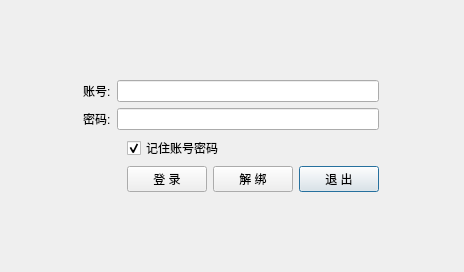
<?xml version="1.0" encoding="UTF-8"?>
<ui version="4.0">
 <class>WndLogin</class>
 <widget class="QDialog" name="WndLogin">
  <property name="geometry">
   <rect>
    <x>0</x>
    <y>0</y>
    <width>464</width>
    <height>272</height>
   </rect>
  </property>
  <property name="windowTitle">
   <string>Login</string>
  </property>
  <property name="sizeGripEnabled">
   <bool>false</bool>
  </property>
  <property name="modal">
   <bool>false</bool>
  </property>
  <widget class="QStackedWidget" name="stack_widget">
   <property name="geometry">
    <rect>
     <x>0</x>
     <y>0</y>
     <width>461</width>
     <height>271</height>
    </rect>
   </property>
   <property name="toolTip">
    <string/>
   </property>
   <property name="currentIndex">
    <number>0</number>
   </property>
   <widget class="QWidget" name="page_login">
    <layout class="QGridLayout" name="gridLayout_13">
     <property name="leftMargin">
      <number>0</number>
     </property>
     <property name="topMargin">
      <number>0</number>
     </property>
     <property name="rightMargin">
      <number>0</number>
     </property>
     <property name="bottomMargin">
      <number>0</number>
     </property>
     <item row="0" column="0">
      <widget class="QWidget" name="widget" native="true">
       <layout class="QGridLayout" name="gridLayout_6">
        <item row="0" column="1">
         <spacer name="verticalSpacer">
          <property name="orientation">
           <enum>Qt::Vertical</enum>
          </property>
          <property name="sizeHint" stdset="0">
           <size>
            <width>20</width>
            <height>81</height>
           </size>
          </property>
         </spacer>
        </item>
        <item row="1" column="0">
         <spacer name="horizontalSpacer_9">
          <property name="orientation">
           <enum>Qt::Horizontal</enum>
          </property>
          <property name="sizeHint" stdset="0">
           <size>
            <width>75</width>
            <height>20</height>
           </size>
          </property>
         </spacer>
        </item>
        <item row="1" column="1">
         <layout class="QGridLayout" name="gridLayout">
          <item row="3" column="3">
           <widget class="QPushButton" name="btn_exit">
            <property name="cursor">
             <cursorShape>PointingHandCursor</cursorShape>
            </property>
            <property name="text">
             <string>退 出</string>
            </property>
           </widget>
          </item>
          <item row="0" column="0" colspan="4">
           <layout class="QGridLayout" name="gridLayout_2">
            <item row="0" column="1">
             <widget class="QLineEdit" name="edt_login_account">
              <property name="text">
               <string/>
              </property>
             </widget>
            </item>
            <item row="1" column="0">
             <widget class="QLabel" name="label_2">
              <property name="text">
               <string>密码:</string>
              </property>
              <property name="buddy">
               <cstring>edt_login_pwd</cstring>
              </property>
             </widget>
            </item>
            <item row="1" column="1">
             <widget class="QLineEdit" name="edt_login_pwd">
              <property name="text">
               <string/>
              </property>
              <property name="echoMode">
               <enum>QLineEdit::PasswordEchoOnEdit</enum>
              </property>
             </widget>
            </item>
            <item row="0" column="0">
             <widget class="QLabel" name="label">
              <property name="text">
               <string>账号:</string>
              </property>
              <property name="buddy">
               <cstring>edt_login_account</cstring>
              </property>
             </widget>
            </item>
           </layout>
          </item>
          <item row="3" column="1">
           <widget class="QPushButton" name="btn_login">
            <property name="cursor">
             <cursorShape>PointingHandCursor</cursorShape>
            </property>
            <property name="text">
             <string>登 录</string>
            </property>
           </widget>
          </item>
          <item row="3" column="0">
           <spacer name="horizontalSpacer_3">
            <property name="orientation">
             <enum>Qt::Horizontal</enum>
            </property>
            <property name="sizeHint" stdset="0">
             <size>
              <width>40</width>
              <height>20</height>
             </size>
            </property>
           </spacer>
          </item>
          <item row="3" column="2">
           <widget class="QPushButton" name="btn_unbind">
            <property name="cursor">
             <cursorShape>PointingHandCursor</cursorShape>
            </property>
            <property name="text">
             <string>解 绑</string>
            </property>
           </widget>
          </item>
          <item row="2" column="1" colspan="3">
           <widget class="QCheckBox" name="chk_login_remember">
            <property name="text">
             <string>记住账号密码</string>
            </property>
            <property name="checked">
             <bool>true</bool>
            </property>
           </widget>
          </item>
         </layout>
        </item>
        <item row="1" column="2">
         <spacer name="horizontalSpacer_10">
          <property name="orientation">
           <enum>Qt::Horizontal</enum>
          </property>
          <property name="sizeHint" stdset="0">
           <size>
            <width>74</width>
            <height>20</height>
           </size>
          </property>
         </spacer>
        </item>
        <item row="2" column="1">
         <spacer name="verticalSpacer_2">
          <property name="orientation">
           <enum>Qt::Vertical</enum>
          </property>
          <property name="sizeHint" stdset="0">
           <size>
            <width>20</width>
            <height>80</height>
           </size>
          </property>
         </spacer>
        </item>
       </layout>
      </widget>
     </item>
    </layout>
   </widget>
   <widget class="QWidget" name="page_reg">
    <layout class="QGridLayout" name="gridLayout_10">
     <property name="leftMargin">
      <number>0</number>
     </property>
     <property name="topMargin">
      <number>0</number>
     </property>
     <property name="rightMargin">
      <number>0</number>
     </property>
     <property name="bottomMargin">
      <number>0</number>
     </property>
     <item row="0" column="0">
      <widget class="QWidget" name="widget_2" native="true">
       <layout class="QGridLayout" name="gridLayout_7">
        <item row="1" column="0">
         <spacer name="horizontalSpacer_11">
          <property name="orientation">
           <enum>Qt::Horizontal</enum>
          </property>
          <property name="sizeHint" stdset="0">
           <size>
            <width>63</width>
            <height>20</height>
           </size>
          </property>
         </spacer>
        </item>
        <item row="1" column="1" colspan="3">
         <layout class="QGridLayout" name="gridLayout_3">
          <item row="2" column="0">
           <widget class="QLabel" name="label_3">
            <property name="text">
             <string>QQ:</string>
            </property>
           </widget>
          </item>
          <item row="1" column="0">
           <widget class="QLabel" name="label_6">
            <property name="text">
             <string>密码:</string>
            </property>
           </widget>
          </item>
          <item row="0" column="0">
           <widget class="QLabel" name="label_5">
            <property name="text">
             <string>账号:</string>
            </property>
           </widget>
          </item>
          <item row="0" column="1">
           <widget class="QLineEdit" name="edt_reg_account">
            <property name="toolTip">
             <string>字母数字组合, 6-12位</string>
            </property>
            <property name="text">
             <string/>
            </property>
           </widget>
          </item>
          <item row="2" column="1">
           <widget class="QLineEdit" name="edt_reg_qq">
            <property name="toolTip">
             <string>字母数字组合, 5-10位</string>
            </property>
            <property name="text">
             <string/>
            </property>
           </widget>
          </item>
          <item row="1" column="1">
           <widget class="QLineEdit" name="edt_reg_pwd">
            <property name="toolTip">
             <string>字母数字组合, 6-12位</string>
            </property>
            <property name="text">
             <string/>
            </property>
           </widget>
          </item>
         </layout>
        </item>
        <item row="1" column="4">
         <spacer name="horizontalSpacer_12">
          <property name="orientation">
           <enum>Qt::Horizontal</enum>
          </property>
          <property name="sizeHint" stdset="0">
           <size>
            <width>62</width>
            <height>20</height>
           </size>
          </property>
         </spacer>
        </item>
        <item row="2" column="1">
         <spacer name="horizontalSpacer_5">
          <property name="orientation">
           <enum>Qt::Horizontal</enum>
          </property>
          <property name="sizeHint" stdset="0">
           <size>
            <width>53</width>
            <height>20</height>
           </size>
          </property>
         </spacer>
        </item>
        <item row="2" column="2">
         <widget class="QPushButton" name="btn_reg">
          <property name="cursor">
           <cursorShape>PointingHandCursor</cursorShape>
          </property>
          <property name="text">
           <string>注 册</string>
          </property>
         </widget>
        </item>
        <item row="2" column="3">
         <spacer name="horizontalSpacer_6">
          <property name="orientation">
           <enum>Qt::Horizontal</enum>
          </property>
          <property name="sizeHint" stdset="0">
           <size>
            <width>53</width>
            <height>20</height>
           </size>
          </property>
         </spacer>
        </item>
        <item row="0" column="2">
         <spacer name="verticalSpacer_3">
          <property name="orientation">
           <enum>Qt::Vertical</enum>
          </property>
          <property name="sizeHint" stdset="0">
           <size>
            <width>20</width>
            <height>55</height>
           </size>
          </property>
         </spacer>
        </item>
        <item row="3" column="2">
         <spacer name="verticalSpacer_4">
          <property name="orientation">
           <enum>Qt::Vertical</enum>
          </property>
          <property name="sizeHint" stdset="0">
           <size>
            <width>20</width>
            <height>54</height>
           </size>
          </property>
         </spacer>
        </item>
       </layout>
      </widget>
     </item>
    </layout>
   </widget>
   <widget class="QWidget" name="page_pay">
    <layout class="QGridLayout" name="gridLayout_11">
     <property name="leftMargin">
      <number>0</number>
     </property>
     <property name="topMargin">
      <number>0</number>
     </property>
     <property name="rightMargin">
      <number>0</number>
     </property>
     <property name="bottomMargin">
      <number>0</number>
     </property>
     <item row="0" column="0">
      <widget class="QWidget" name="widget_3" native="true">
       <layout class="QGridLayout" name="gridLayout_8">
        <item row="0" column="2">
         <spacer name="verticalSpacer_5">
          <property name="orientation">
           <enum>Qt::Vertical</enum>
          </property>
          <property name="sizeHint" stdset="0">
           <size>
            <width>20</width>
            <height>62</height>
           </size>
          </property>
         </spacer>
        </item>
        <item row="1" column="1" colspan="3">
         <layout class="QVBoxLayout" name="verticalLayout_2">
          <item>
           <widget class="QLabel" name="label_13">
            <property name="text">
             <string>账号:</string>
            </property>
           </widget>
          </item>
          <item>
           <widget class="QLineEdit" name="edt_pay_account">
            <property name="text">
             <string/>
            </property>
           </widget>
          </item>
         </layout>
        </item>
        <item row="2" column="0">
         <spacer name="horizontalSpacer_13">
          <property name="orientation">
           <enum>Qt::Horizontal</enum>
          </property>
          <property name="sizeHint" stdset="0">
           <size>
            <width>74</width>
            <height>20</height>
           </size>
          </property>
         </spacer>
        </item>
        <item row="2" column="1" colspan="3">
         <layout class="QVBoxLayout" name="verticalLayout">
          <item>
           <widget class="QLabel" name="lbe_pay_key">
            <property name="toolTip">
             <string>&gt;&gt; 点我购卡 &lt;&lt;</string>
            </property>
            <property name="text">
             <string>充值卡号:</string>
            </property>
            <property name="openExternalLinks">
             <bool>false</bool>
            </property>
            <property name="textInteractionFlags">
             <set>Qt::TextSelectableByMouse</set>
            </property>
           </widget>
          </item>
          <item>
           <widget class="QLineEdit" name="edt_pay_key">
            <property name="text">
             <string/>
            </property>
           </widget>
          </item>
         </layout>
        </item>
        <item row="2" column="4">
         <spacer name="horizontalSpacer_14">
          <property name="orientation">
           <enum>Qt::Horizontal</enum>
          </property>
          <property name="sizeHint" stdset="0">
           <size>
            <width>73</width>
            <height>20</height>
           </size>
          </property>
         </spacer>
        </item>
        <item row="3" column="1">
         <spacer name="horizontalSpacer_7">
          <property name="orientation">
           <enum>Qt::Horizontal</enum>
          </property>
          <property name="sizeHint" stdset="0">
           <size>
            <width>42</width>
            <height>20</height>
           </size>
          </property>
         </spacer>
        </item>
        <item row="3" column="2">
         <widget class="QPushButton" name="btn_pay">
          <property name="cursor">
           <cursorShape>PointingHandCursor</cursorShape>
          </property>
          <property name="text">
           <string>充 值</string>
          </property>
         </widget>
        </item>
        <item row="3" column="3">
         <spacer name="horizontalSpacer_8">
          <property name="orientation">
           <enum>Qt::Horizontal</enum>
          </property>
          <property name="sizeHint" stdset="0">
           <size>
            <width>42</width>
            <height>20</height>
           </size>
          </property>
         </spacer>
        </item>
        <item row="4" column="2">
         <spacer name="verticalSpacer_6">
          <property name="orientation">
           <enum>Qt::Vertical</enum>
          </property>
          <property name="sizeHint" stdset="0">
           <size>
            <width>20</width>
            <height>61</height>
           </size>
          </property>
         </spacer>
        </item>
       </layout>
      </widget>
     </item>
    </layout>
   </widget>
   <widget class="QWidget" name="page_modify">
    <layout class="QGridLayout" name="gridLayout_16">
     <property name="leftMargin">
      <number>0</number>
     </property>
     <property name="topMargin">
      <number>0</number>
     </property>
     <property name="rightMargin">
      <number>0</number>
     </property>
     <property name="bottomMargin">
      <number>0</number>
     </property>
     <item row="0" column="0">
      <widget class="QWidget" name="widget_4" native="true">
       <layout class="QGridLayout" name="gridLayout_4">
        <item row="0" column="2">
         <spacer name="verticalSpacer_7">
          <property name="orientation">
           <enum>Qt::Vertical</enum>
          </property>
          <property name="sizeHint" stdset="0">
           <size>
            <width>20</width>
            <height>68</height>
           </size>
          </property>
         </spacer>
        </item>
        <item row="1" column="0">
         <spacer name="horizontalSpacer_15">
          <property name="orientation">
           <enum>Qt::Horizontal</enum>
          </property>
          <property name="sizeHint" stdset="0">
           <size>
            <width>69</width>
            <height>20</height>
           </size>
          </property>
         </spacer>
        </item>
        <item row="1" column="1" colspan="3">
         <layout class="QGridLayout" name="gridLayout_5">
          <item row="0" column="0">
           <widget class="QLabel" name="label_10">
            <property name="text">
             <string>账号:</string>
            </property>
           </widget>
          </item>
          <item row="0" column="1">
           <widget class="QLineEdit" name="edt_modify_account"/>
          </item>
          <item row="1" column="0">
           <widget class="QLabel" name="label_12">
            <property name="text">
             <string>QQ:</string>
            </property>
           </widget>
          </item>
          <item row="1" column="1">
           <widget class="QLineEdit" name="edt_modify_qq"/>
          </item>
          <item row="2" column="0">
           <widget class="QLabel" name="label_11">
            <property name="text">
             <string>新密码:</string>
            </property>
           </widget>
          </item>
          <item row="2" column="1">
           <widget class="QLineEdit" name="edt_modify_new_pwd"/>
          </item>
         </layout>
        </item>
        <item row="1" column="4">
         <spacer name="horizontalSpacer_16">
          <property name="orientation">
           <enum>Qt::Horizontal</enum>
          </property>
          <property name="sizeHint" stdset="0">
           <size>
            <width>68</width>
            <height>20</height>
           </size>
          </property>
         </spacer>
        </item>
        <item row="2" column="1">
         <spacer name="horizontalSpacer_2">
          <property name="orientation">
           <enum>Qt::Horizontal</enum>
          </property>
          <property name="sizeHint" stdset="0">
           <size>
            <width>47</width>
            <height>20</height>
           </size>
          </property>
         </spacer>
        </item>
        <item row="2" column="2">
         <widget class="QPushButton" name="btn_modify">
          <property name="cursor">
           <cursorShape>PointingHandCursor</cursorShape>
          </property>
          <property name="text">
           <string>改 密</string>
          </property>
         </widget>
        </item>
        <item row="2" column="3">
         <spacer name="horizontalSpacer">
          <property name="orientation">
           <enum>Qt::Horizontal</enum>
          </property>
          <property name="sizeHint" stdset="0">
           <size>
            <width>47</width>
            <height>20</height>
           </size>
          </property>
         </spacer>
        </item>
        <item row="3" column="2">
         <spacer name="verticalSpacer_8">
          <property name="orientation">
           <enum>Qt::Vertical</enum>
          </property>
          <property name="sizeHint" stdset="0">
           <size>
            <width>20</width>
            <height>67</height>
           </size>
          </property>
         </spacer>
        </item>
       </layout>
      </widget>
     </item>
    </layout>
   </widget>
   <widget class="QWidget" name="page_notice">
    <layout class="QGridLayout" name="gridLayout_9" rowstretch="1,8">
     <property name="verticalSpacing">
      <number>0</number>
     </property>
     <item row="0" column="1">
      <widget class="QLabel" name="label_4">
       <property name="text">
        <string>公 告</string>
       </property>
       <property name="alignment">
        <set>Qt::AlignCenter</set>
       </property>
      </widget>
     </item>
     <item row="1" column="0">
      <spacer name="horizontalSpacer_4">
       <property name="orientation">
        <enum>Qt::Horizontal</enum>
       </property>
       <property name="sizeHint" stdset="0">
        <size>
         <width>40</width>
         <height>20</height>
        </size>
       </property>
      </spacer>
     </item>
     <item row="1" column="1">
      <widget class="QLabel" name="lbe_notice_text">
       <property name="minimumSize">
        <size>
         <width>300</width>
         <height>0</height>
        </size>
       </property>
       <property name="frameShape">
        <enum>QFrame::Box</enum>
       </property>
       <property name="frameShadow">
        <enum>QFrame::Raised</enum>
       </property>
       <property name="midLineWidth">
        <number>0</number>
       </property>
       <property name="text">
        <string/>
       </property>
       <property name="alignment">
        <set>Qt::AlignLeading|Qt::AlignLeft|Qt::AlignTop</set>
       </property>
       <property name="wordWrap">
        <bool>true</bool>
       </property>
      </widget>
     </item>
     <item row="1" column="2">
      <spacer name="horizontalSpacer_17">
       <property name="orientation">
        <enum>Qt::Horizontal</enum>
       </property>
       <property name="sizeHint" stdset="0">
        <size>
         <width>40</width>
         <height>20</height>
        </size>
       </property>
      </spacer>
     </item>
    </layout>
   </widget>
  </widget>
 </widget>
 <resources/>
 <connections/>
</ui>
